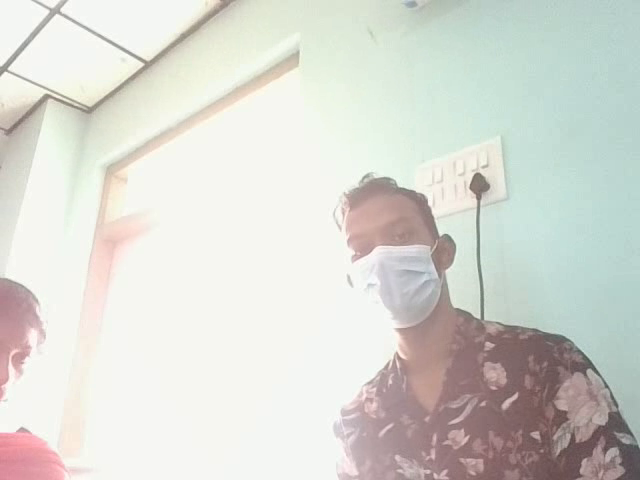
#> input picture frame 11 of Extract Faces From Image/cv262023.avi, 640 x 480 px, given in place of multi faces.mp4, which was not available
$ python video.py
#> lines starting #> are read from the running program, lines starting #| are printed output that depends on the picture; pictures that were not available may be replaced by others from this repository, and a replacement may not be noted
import cv2
import os

video_path = r"C:\Users\rkssp\Desktop\multi faces.mp4"
output_folder = r"C:\Users\rkssp\Desktop\output_faces"

# Create output folder if it doesn't exist
os.makedirs(output_folder, exist_ok=True)

vid = cv2.VideoCapture(video_path)

# Load the pre-trained Haar Cascade classifier for face detection
face_cascade = cv2.CascadeClassifier(cv2.data.haarcascades + 'haarcascade_frontalface_default.xml')

i = 0
while True:
    grabbed, frame = vid.read()
#> frame is the input picture: shape (480, 640, 3); mean B, G, R 210.2, 216.6, 215.8

    if not grabbed:
        break

    gray_frame = cv2.cvtColor(frame, cv2.COLOR_BGR2GRAY)
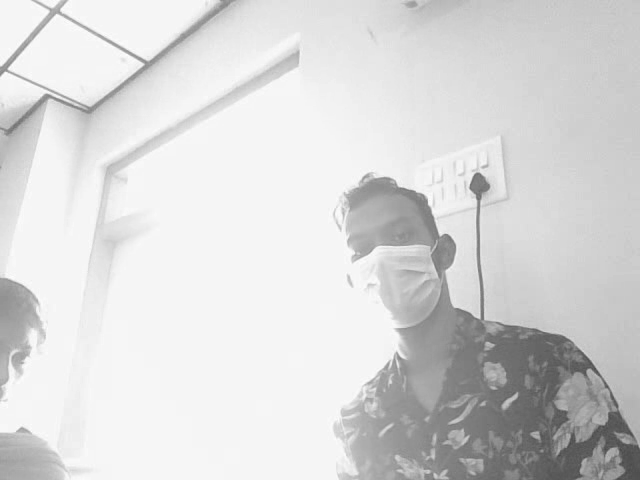
#> gray_frame: shape (480, 640); min 72, max 255, mean 215.5

    # Detect faces in the frame
    faces = face_cascade.detectMultiScale(gray_frame, scaleFactor=1.3, minNeighbors=5)
#> faces = ()

    for (x, y, w, h) in faces:
        face_roi = frame[y:y+h, x:x+w]
        face_filename = os.path.join(output_folder, f"face_{i}.jpg")
        cv2.imwrite(face_filename, face_roi)
        i += 1

        cv2.rectangle(frame, (x, y), (x+w, y+h), (255, 0, 0), 2)
#> this loop made 0 passes
#> after the loop, i = 0

    cv2.imshow('Frame', frame)
    if cv2.waitKey(1) & 0xFF == ord('q'):
#> (key q is pressed here)
        break

vid.release()
cv2.destroyAllWindows()

$ run again, starting later in the video
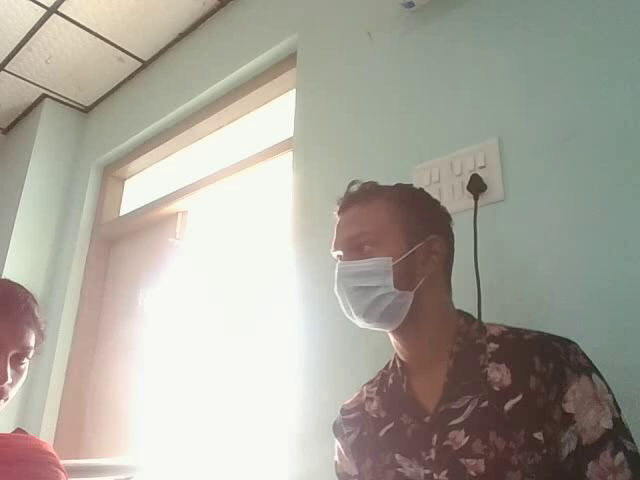
#> input picture frame 49 of Extract Faces From Image/cv262023.avi, 640 x 480 px, given in place of multi faces.mp4, which was not available
#> frame is the input picture: shape (480, 640, 3); mean B, G, R 155.1, 165.4, 168.9
#> `gray_frame = cv2.cvtColor(frame, cv2.COLOR_BGR2GRAY)`:
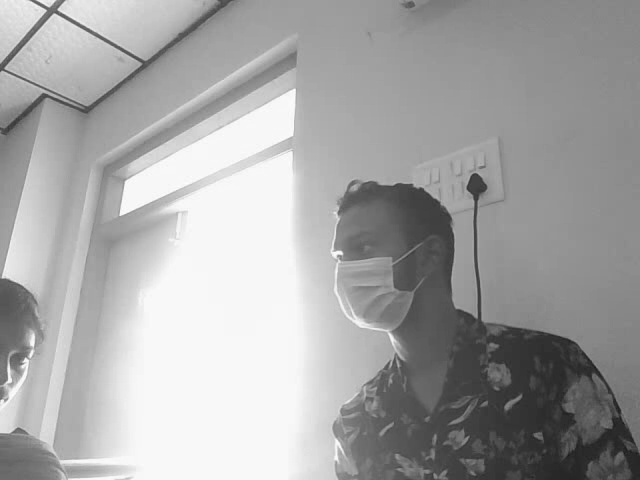
#> gray_frame: shape (480, 640); min 25, max 254, mean 165.3
#> faces = ()
#> after the loop `for (x, y, w, h) in faces:`: i = 0

$ run again, starting later in the video
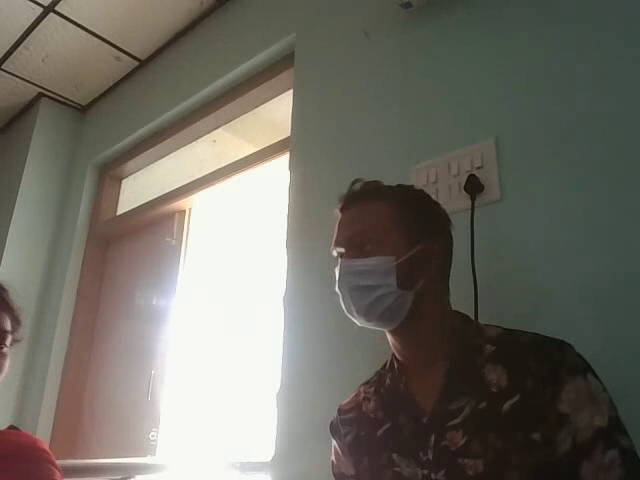
#> input picture frame 88 of Extract Faces From Image/cv262023.avi, 640 x 480 px, given in place of multi faces.mp4, which was not available
#> frame is the input picture: shape (480, 640, 3); mean B, G, R 100, 109, 111.4
#> `gray_frame = cv2.cvtColor(frame, cv2.COLOR_BGR2GRAY)`:
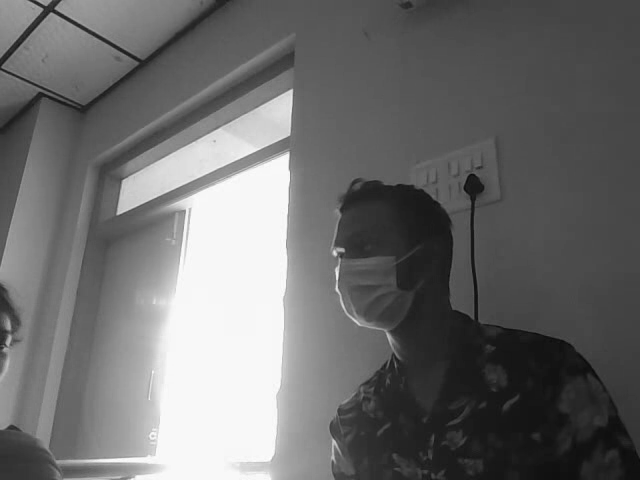
#> gray_frame: shape (480, 640); min 9, max 255, mean 108.6
#> faces = ()
#> after the loop `for (x, y, w, h) in faces:`: i = 0
